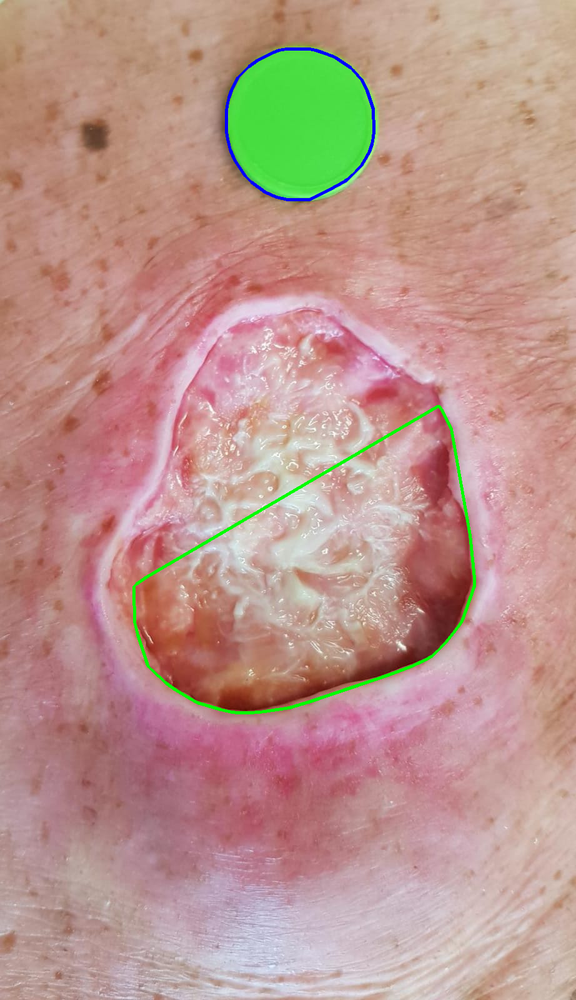
#> input picture 57015156-improve-quality-old-text/1.png, 576 x 1000 px, shrunk from 922 x 1600 before the run
$ python improve_quality_old_text.py
#> lines starting #> are read from the running program, lines starting #| are printed output that depends on the picture; after the words box and inside, x2 and y2 are one past the last pixel; in counts of white or black regions, pixels touching at a corner belong together
import cv2
import numpy as np

image = cv2.imread('1.png', 0)
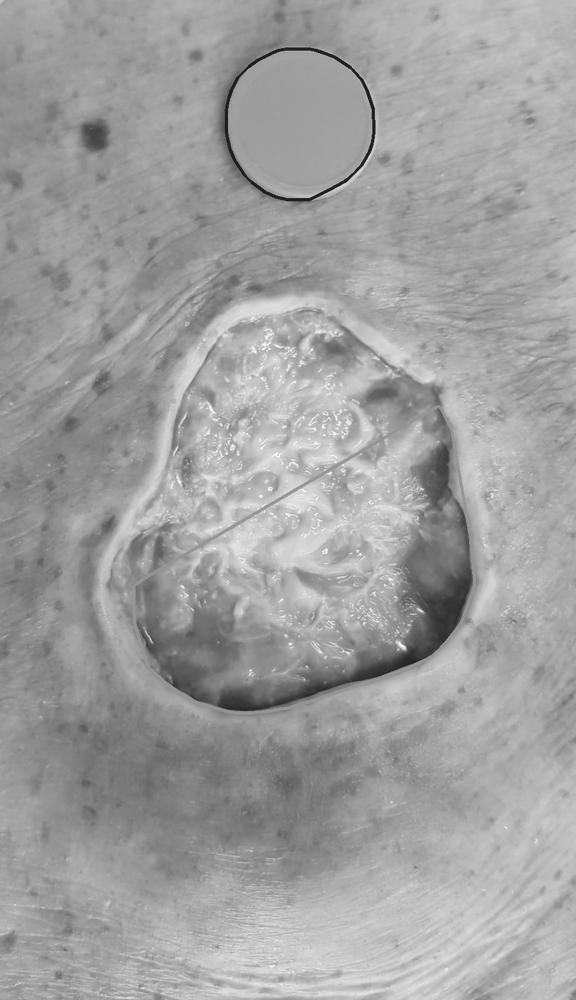
#> image: shape (1000, 576); min 27, max 254, mean 159.8
clahe = cv2.createCLAHE().apply(image)
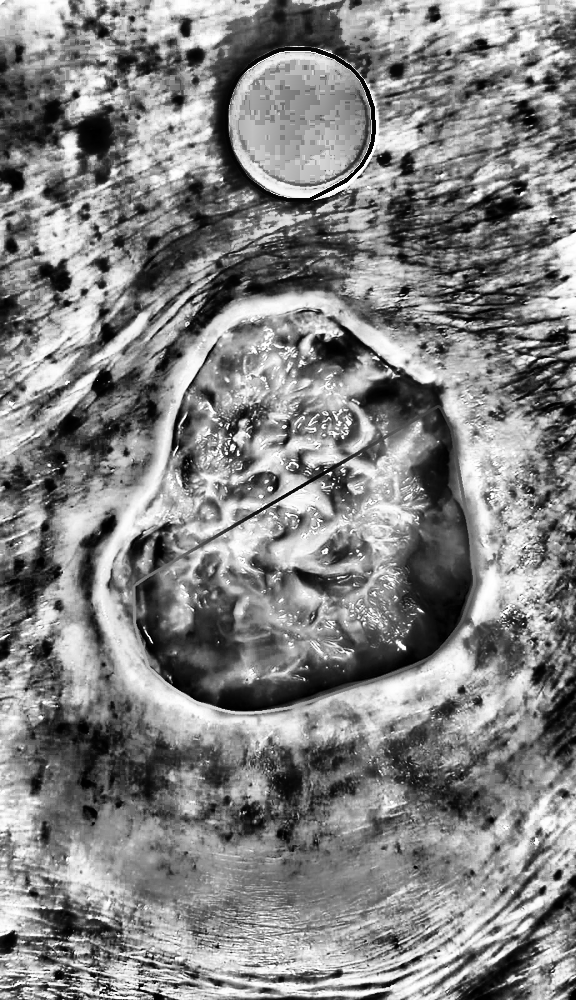
#> clahe: shape (1000, 576); min 0, max 255, mean 131.1

sharpen_kernel = np.array([[-1,-1,-1], [-1,9,-1], [-1,-1,-1]])
sharpen = cv2.filter2D(clahe, -1, sharpen_kernel)
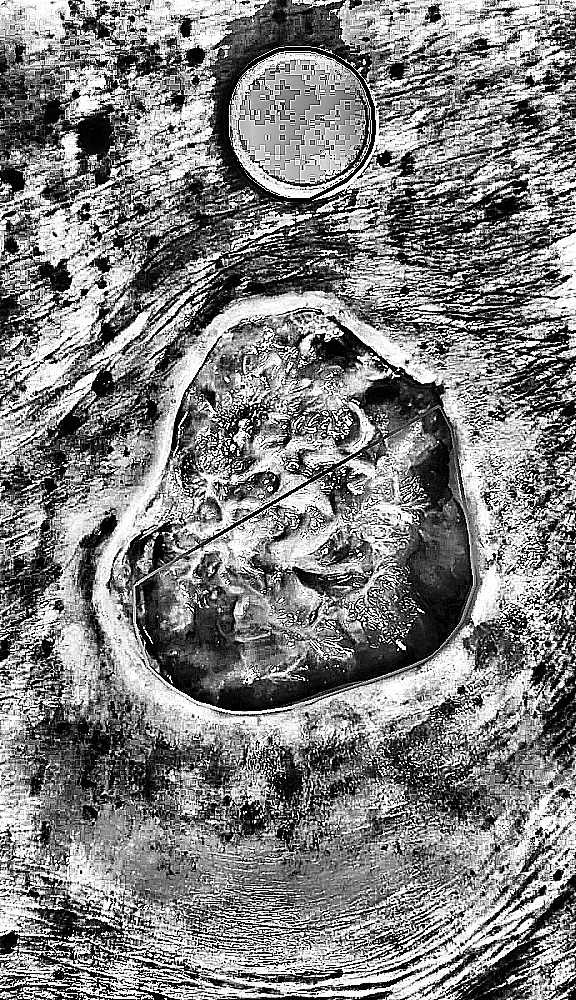
#> sharpen: shape (1000, 576); min 0, max 255, mean 128

thresh = cv2.threshold(sharpen, 0, 255, cv2.THRESH_BINARY + cv2.THRESH_OTSU)[1]
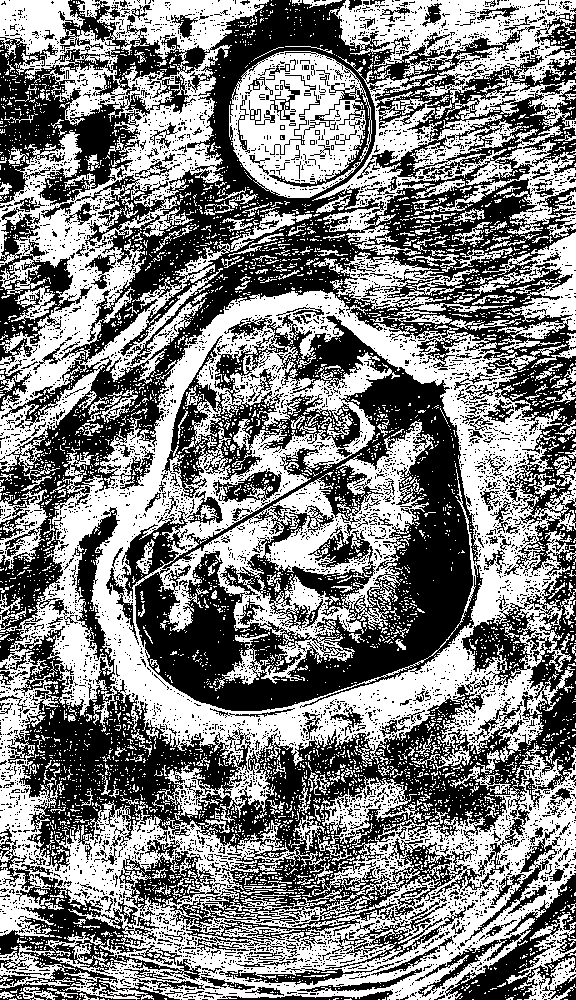
#> thresh: shape (1000, 576); 50.3% white; 5719 black regions (5410 under 20 px), largest, box (x1, y1, x2, y2) and area: (0, 0, 576, 950) 163656, (121, 314, 483, 711) 59947, (0, 873, 205, 1000) 7990

cv2.imshow('clahe', clahe)
cv2.imwrite('clahe.png', clahe)
cv2.imshow('sharpen', sharpen)
cv2.imwrite('sharpen.png', sharpen)
cv2.imshow('thresh', thresh)
cv2.imwrite('thresh.png', thresh)
cv2.waitKey()
